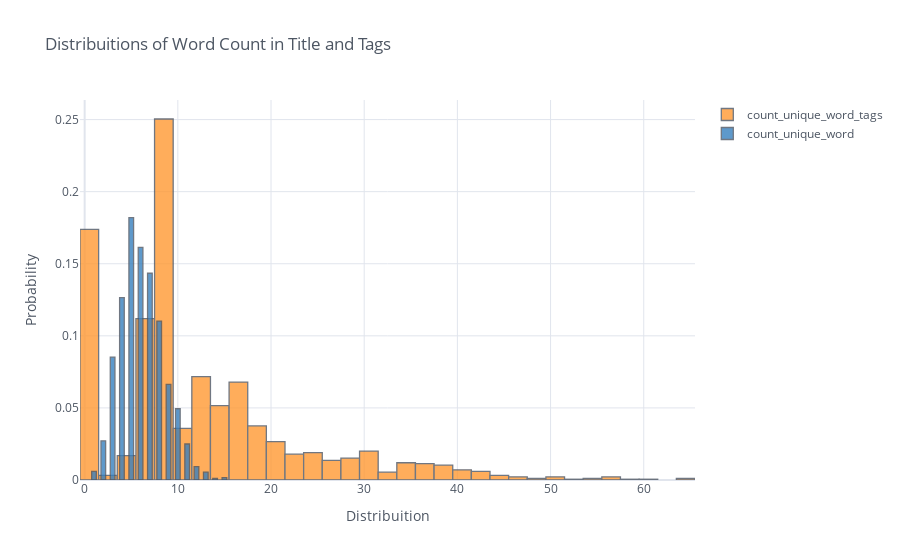

Notebook code cell kept with this figure:
### Code cell
#Unique word count
df['count_unique_word']=df["Title"].apply(lambda x: len(set(str(x).split())))
df['count_unique_word_tags']=df["Tags"].apply(lambda x: len(set(str(x).split())))
df[['count_unique_word_tags','count_unique_word']].iplot(kind="histogram",bins=50, theme="white", histnorm='probability', title="Distribuitions of Word Count in Title and Tags",
xTitle='Distribuition',
yTitle='Probability')

### Figure 1 — Plotly figure (JSON) as saved in the notebook; plotly's stock layout.template omitted (floating-point values rounded to 4 significant figures; data arrays with more than 128 entries replaced by an {"elided": "..."} marker saying what was removed)
{"data": [{"histfunc": "count", "histnorm": "probability", "marker": {"color": "rgba(255, 153, 51, 1.0)", "line": {"color": "#4D5663", "width": 1.3}}, "name": "count_unique_word_tags", "nbinsx": 50, "opacity": 0.8, "orientation": "v", "type": "histogram", "x": {"elided": "1841 int values"}}, {"histfunc": "count", "histnorm": "probability", "marker": {"color": "rgba(55, 128, 191, 1.0)", "line": {"color": "#4D5663", "width": 1.3}}, "name": "count_unique_word", "nbinsx": 50, "opacity": 0.8, "orientation": "v", "type": "histogram", "x": {"elided": "1841 int values"}}], "layout": {"barmode": "overlay", "legend": {"bgcolor": "#FFFFFF", "font": {"color": "#4D5663"}}, "paper_bgcolor": "#FFFFFF", "plot_bgcolor": "#FFFFFF", "title": {"font": {"color": "#4D5663"}, "text": "Distribuitions of Word Count in Title and Tags"}, "xaxis": {"gridcolor": "#E1E5ED", "showgrid": true, "tickfont": {"color": "#4D5663"}, "title": {"font": {"color": "#4D5663"}, "text": "Distribuition"}, "zerolinecolor": "#E1E5ED"}, "yaxis": {"gridcolor": "#E1E5ED", "showgrid": true, "tickfont": {"color": "#4D5663"}, "title": {"font": {"color": "#4D5663"}, "text": "Probability"}, "zerolinecolor": "#E1E5ED"}}}
